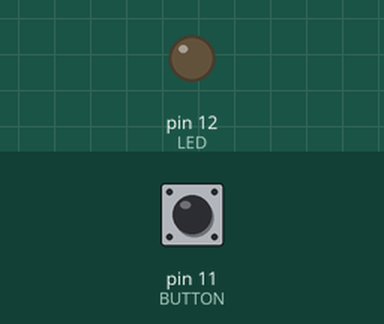
Simulated run of this sketch. Board: Arduino Uno, built with avr-gcc and run on an emulated ATmega328P. Shown: output pins drawn as LEDs (lit = HIGH). The inputs (shaded band) are chosen by the test bench; at power-on: pin 11 (BUTTON) LOW.

Above: at 1.2 s.
1.3 s: pin 11 (BUTTON) pulled HIGH for 0.15 s
At 2.2 s:
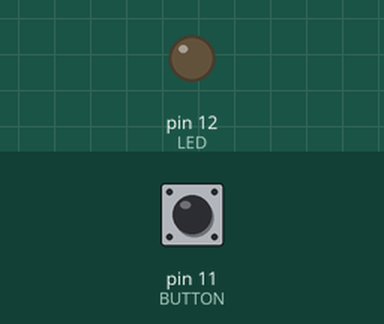
2.9 s: pin 11 (BUTTON) pulled HIGH for 3.2 s
At 3.9 s:
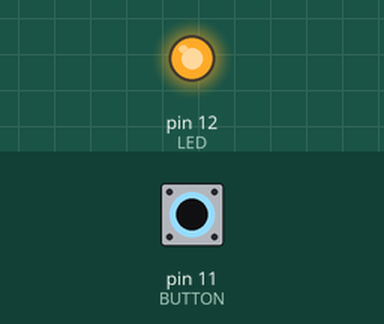
Timing chart, 0 to 7.6 s (numbered marks = the images above; inputs shaded):
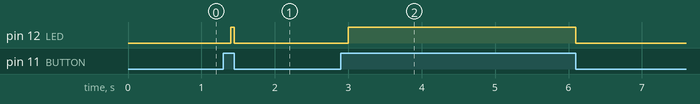

Measured:
- after the input at 1.3 s, pin 12 (LED): LOW → HIGH after 0.10 s, → LOW 0.05 s later
- after the input at 2.9 s, pin 12 (LED): LOW → HIGH after 0.10 s, → LOW 3.1 s later

The sketch:

button_longPress_workshop.ino
```cpp
//Arduino Workshop

//turn on an led when a push button is held down

//~~~~~~~~~~~~~~~~~~~~~~~~~~~~~~~~~~~~~~~~~~~~~~~~~
//initilize variables to remain constant throughout run time of program
const int LED = 12;     //led pin number
const int BUTTON = 11;   //push button pin number

//initialize variables that will change as program runs
int val = 0;      //stores current push button value
int old_val = 0;  //stores the directly previous push button value in order to determine when tranistions occur
unsigned long startTime = 0; //create a variable to store the length of time a button is held down

void setup() {              //  Setup code goes inside this function, to run once.
    pinMode(LED, OUTPUT);   //  Specify the pin connected to led as an OUTPUT for the microcontroller.
    pinMode(BUTTON, INPUT); //  Specify the pin connected to the push button as an INPUT for the microcontroller.
}

void loop() {                   //The main code will goe here, this function will run indefinately until microcontroller is turned off.
    val = digitalRead(BUTTON);  //Read the button pin and store the state in value variable

    if ( (val == HIGH) && (old_val==LOW) ){ //check for a transition of pin sevens voltage

        startTime = millis(); //calls the millis function, will return the number of milliseconds since the microcontroller was turned on.
        delay(50);  //we will include a delay of 50 milliseconds in order to counter act the bouncing effect of the push-button.


    } else if ((val == HIGH)&&( old_val == HIGH) && ((millis() - startTime) > 100)) {  //if the button is being held down and it has been held down for longer than 500 milliseconds then...
          digitalWrite(LED, HIGH);    //turn led on
    } else {
          digitalWrite(LED, LOW);     //keep led off if button is not being held down.
      }


    old_val = val;  //since we have checked old_val against current val, lets discard old_val and make the current val the new old_val.
}
```
